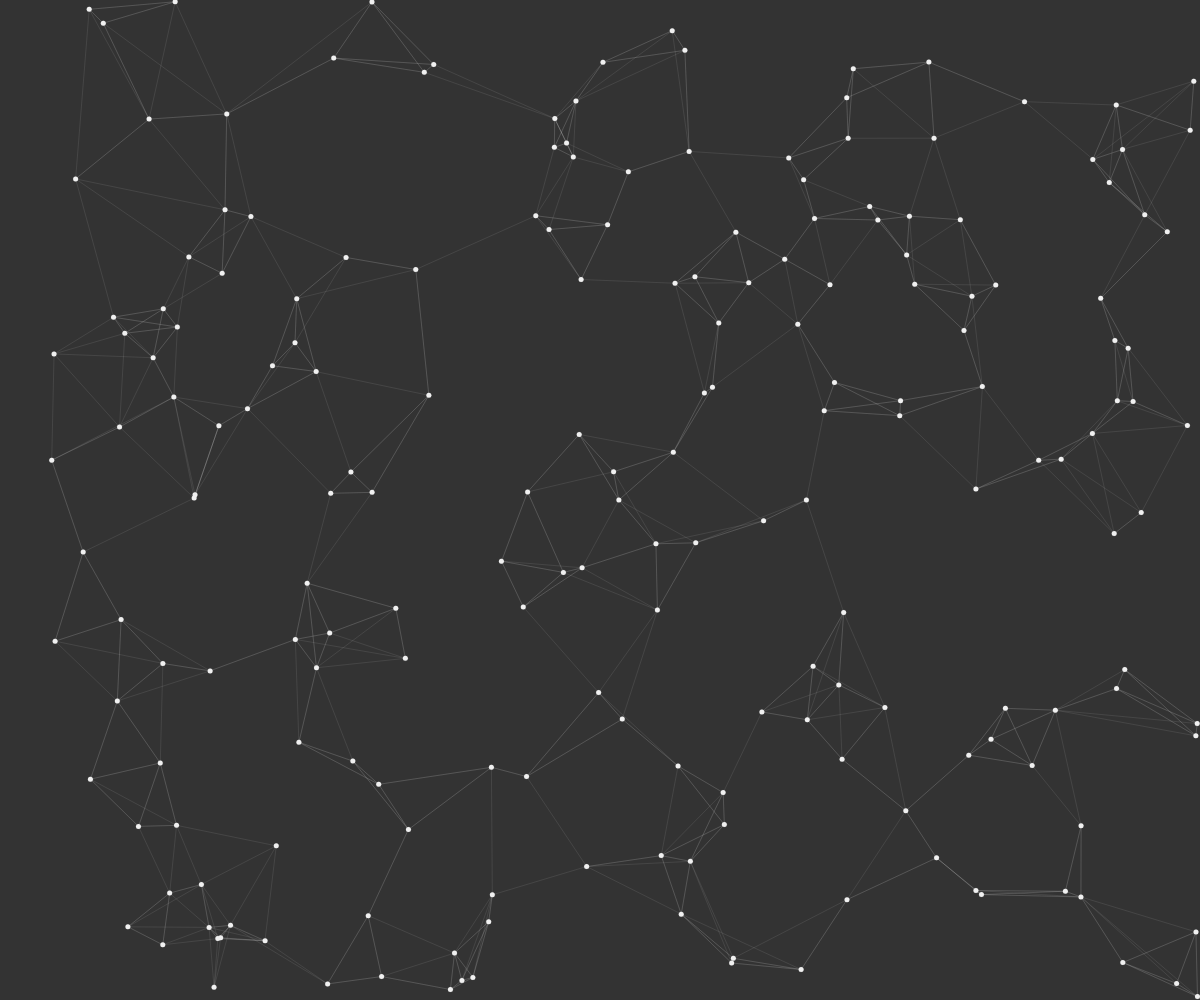
Frame 1 (no input)
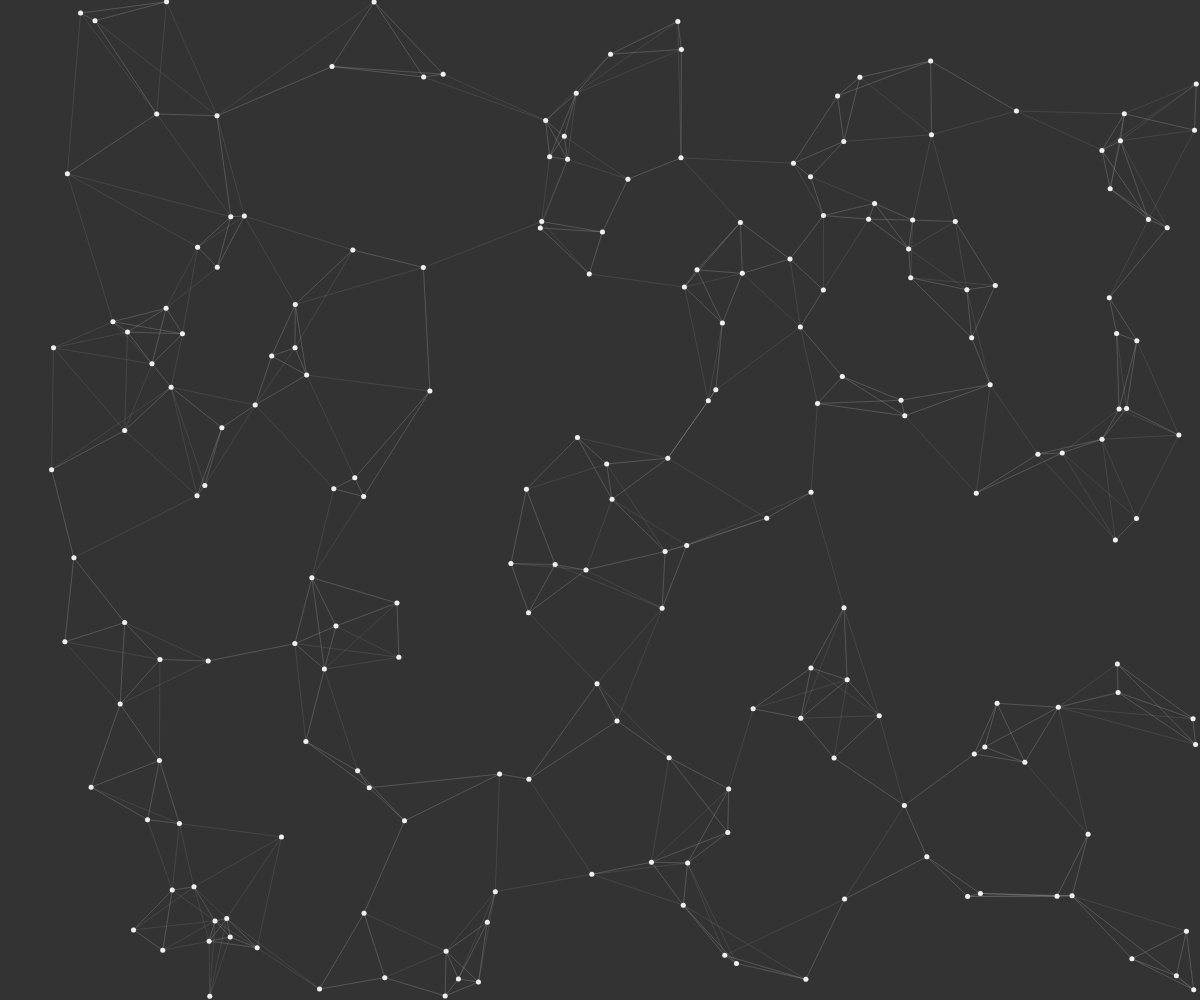
Frame 60 (no input)
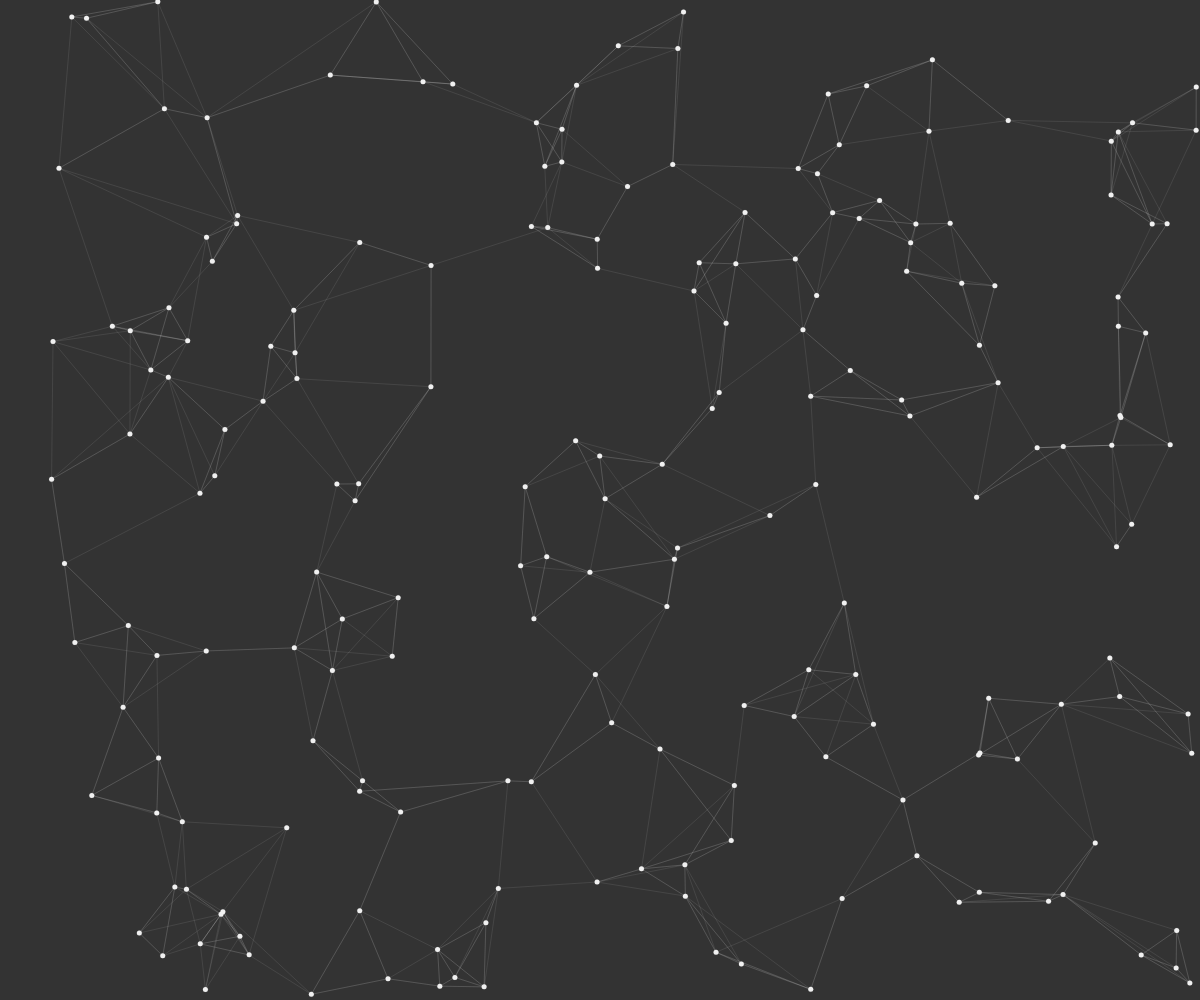
Frame 120 (the mouse pressed at the canvas centre since frame 60)

The p5.js sketch that drew these frames (run headless with seeded random() and noise() and a simulated clock; from frame 60 on, the mouse is pressed at the canvas centre):

// p5.js sketch
// ── sketch.js
let vertices = []
let w
let h

const nodeWidth = 5

function setup() {

	w = window.innerWidth
	h = window.innerHeight

	createCanvas(w, h)
	background(51)


	for(let i = 0; i < 200; i++) {
		vertices.push(new Vertex(random(50, w  - nodeWidth/2), random(h - nodeWidth/2)))
	}

	vertices.forEach((vertex) => {
		vertex.neighbours = vertex.getNeighbours()
	})
}

function draw() {

	background(51)

	w = window.innerWidth
	h = window.innerHeight

	vertices.forEach((vertex) => {
		vertex.neighbours.forEach((neighbour) => {
			stroke(240)
			strokeWeight(0.1)
			line(vertex.x, vertex.y, neighbour.x, neighbour.y)
		})
		vertex.show()
		vertex.move()
		//change direction (roughly) every two seconds
		if(frameCount % 240 === 0) {
			vertex.changeDir()
		}
	})
}

function Vertex(x, y) {

	this.x = x
	this.y = y
	this.neighbours = []
	this.dir = createVector(random(-1, 1), random(-1, 1))

	this.show = function() {
		fill(240)
		ellipse(this.x, this.y, nodeWidth, nodeWidth)
	}

	//find five nearest nodes using pythagorean theorum
	this.getNeighbours = function() {
		let n = vertices.slice().sort((firstNeighbour , nextNeighbour) => {
			const d1 = createVector(this.x - firstNeighbour.x, this.y - firstNeighbour.y).mag()
			const d2 = createVector(this.x - nextNeighbour.x, this.y - nextNeighbour.y).mag()			
			return d1 - d2
		}).slice(1, 5)
		return n
	}

	this.move = function() {
		//don't go past the edges
		if (this.x <= 50 + nodeWidth/2 || this.x >= w - nodeWidth/2) {
			this.dir.x = -this.dir.x
		} else if (this.y <= 0 + nodeWidth/2 || this.y >= h - nodeWidth/2) {
			this.dir.y = -this.dir.y
		}
		//add the direction vector to the position
		this.x += this.dir.x / 6
		this.y += this.dir.y / 6
	}
	this.changeDir = function() {
		this.dir = createVector(random(-1, 1), random(-1, 1))
	}
}
